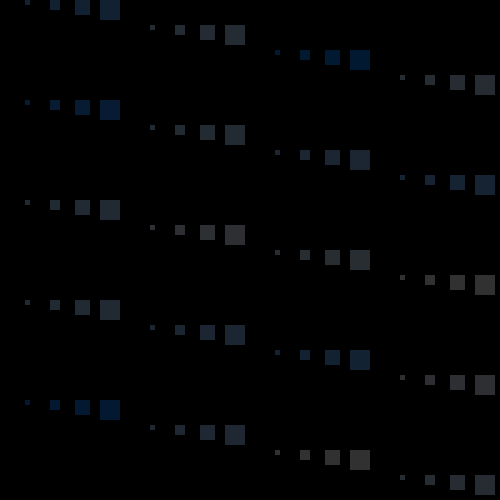
Frame 1 (no input)
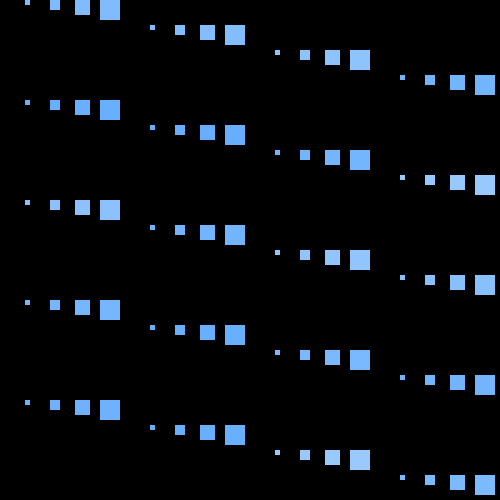
Frame 60 (the mouse pressed at the canvas centre just before this capture)
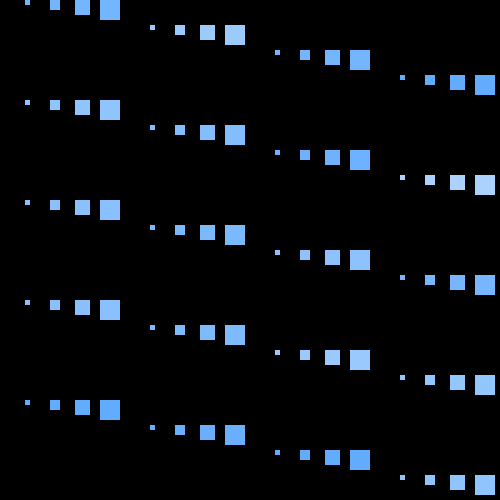
Frame 120 (the mouse held since frame 60 and released just before this capture)

The Processing sketch that drew these frames (run headless with seeded random() and noise(); from frame 60 on, the mouse is pressed at the canvas centre):

// Processing sketch: processing_105690
// ── processing_105690.pde

//declare int
color change;

void setup() {
  size (500, 500);
  colorMode(HSB, 255);
  background(0);
  change = 150;
}

void sq() {  
  for (int y=0; y<height; y+=0) {
    for (int x=0; x<width; x+=0) {
      fill (change, random(0, 255), 255, 50);
      noStroke();
      for (int r=0; r<5; r++) {
        rect(x, y, r*5, r*5);
        x+=25;
      }
      y+=25;
    }
  }
}
void draw() {
  sq();

}

void mouseMoved(){
 change=change+3;
if (change>=255){
 change=-3;
}
}
